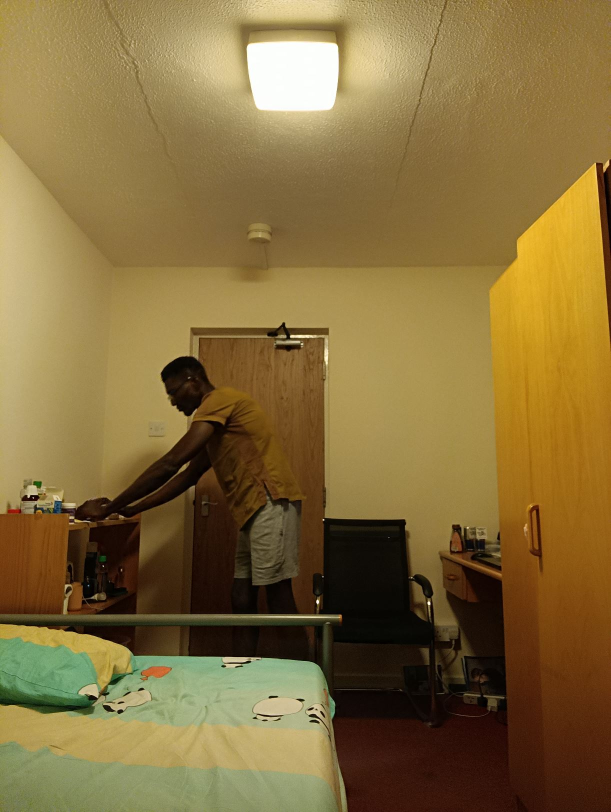
#> input picture ai_posture_monitor_package/tests/stand-2.jpg, 1221 x 1624 px, given in place of the camera (shown at 1/2 size)
$ python get_moving_object_in_video.py 5 1.0
#> lines starting #> are read from the running program, lines starting #| are printed output that depends on the picture
#############
# Resources
#############
# inspired by: https://infoaryan.com/blog/opencv-python-object-tracking-frame-differencing-algorithm-project/
# test video from: https://www.pexels.com/video/a-man-walking-in-orange-jumpsuit-9222270/

import sys, cv2

# Function to capture and resize frames
def get_frame(cap, scaling_factor=None, res=None):
    def get_frame_scale_down(cap, scaling_factor):
#> called with scaling_factor = 1
        ret, frame = cap.read()
#> frame is the input picture: shape (1624, 1221, 3); mean B, G, R 60.3, 109.2, 132.5
        if not ret:
            return None
        frame = cv2.resize(frame, None, fx=scaling_factor, fy=scaling_factor, interpolation=cv2.INTER_AREA)
        return cv2.cvtColor(frame, cv2.COLOR_BGR2GRAY)
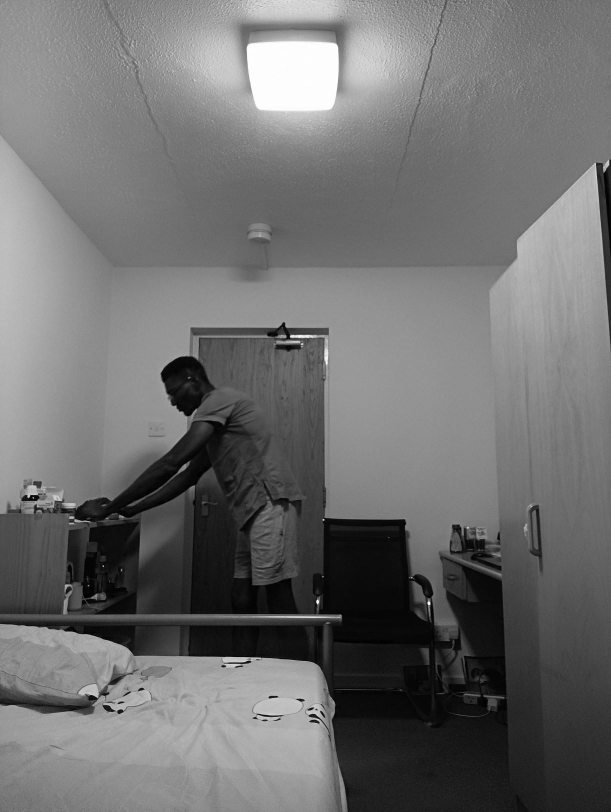
#> returned value: shape (1624, 1221) (shown at 1/2 size); min 0, max 255, mean 110.6

    # Function to capture and resize frames to 480x600
    # [7 lines left out: function get_frame_resized, not called in this run]

    if scaling_factor is not None:
        return get_frame_scale_down(cap, scaling_factor)
    else:
        return get_frame_resized(cap, res)

# Function to calculate frame difference
def frame_diff(prev_frame, cur_frame, next_frame):
    diff_frames1 = cv2.absdiff(next_frame, cur_frame)
#> diff_frames1: shape (1624, 1221); every value is 0
    diff_frames2 = cv2.absdiff(cur_frame, prev_frame)
    return cv2.bitwise_and(diff_frames1, diff_frames2)


# Function to get bounding boxes of moving objects
# [83 lines left out: functions get_bounding_boxes, get_bounding_boxes_pad_ratio, get_bounding_boxes_connected_components, get_bounding_boxes_connected_components_padded, not called in this run]


def get_bounding_boxes_connected_components_pad_ratio(thresh_frame, original_frame, padding_ratio=0.1):
    # Find connected components and their stats
#> called with padding_ratio = 0.8
    num_labels, labels, stats, _ = cv2.connectedComponentsWithStats(thresh_frame)
#> labels: shape (1624, 1221) int32; every value is 0
#> num_labels = 1; stats = [[0, 0, 1221, 1624, 1982904]]

    # Get the dimensions of the original frame (for clamping)
    height, width = original_frame.shape[:2]
#> height = 1624; width = 1221

    # Loop through each component and draw bounding boxes, ignoring the background
    for i in range(1, num_labels):  # Start from 1 to skip the background
        x, y, w, h, area = stats[i]
        if area > 500:  # Filter out small components

            # Calculate dynamic padding based on a percentage of width and height
            padding_w = int(w * padding_ratio)
            padding_h = int(h * padding_ratio)

            # Add dynamic padding to the bounding box
            x_padded = max(0, x - padding_w)
            y_padded = max(0, y - padding_h)
            w_padded = min(width - x_padded, w + 2 * padding_w)
            h_padded = min(height - y_padded, h + 2 * padding_h)

            # Draw the padded bounding box
            cv2.rectangle(original_frame,
                          (x_padded, y_padded),
                          (x_padded + w_padded, y_padded + h_padded),
                          (0, 255, 0), 2)

    return original_frame

def main(video_file=None, scaling_factor=1):
    if video_file is None:
        print("Video file was not specified")
        return
    # Capture frames from the video file
    cap = cv2.VideoCapture(video_file)
    #scaling_factor = 0.2 #1.5
    res = None
    #res = (640,480)

    # Capture the first three frames
    prev_frame = get_frame(cap, scaling_factor, res)
    cur_frame = get_frame(cap, scaling_factor, res)
    next_frame = get_frame(cap, scaling_factor, res)

    # Iterate until the video ends or the user presses the ESC key
    while True:
        if prev_frame is None or cur_frame is None or next_frame is None:
            break  # Break if frames are not read properly (end of video)

        frame_difference = frame_diff(prev_frame, cur_frame, next_frame)
        _, frame_th = cv2.threshold(frame_difference, 0, 255, cv2.THRESH_TRIANGLE)


        ret, read_frame = cap.read()
        if not ret or read_frame is None:
            print("Video has ended.")
            break  # Exit the loop or handle the error as needed

        # Get the bounding boxes of changed regions in the original frame (non-grayscale)
        if scaling_factor is not None:
            original_frame = cv2.resize(read_frame, None, fx=scaling_factor, fy=scaling_factor,
                                        interpolation=cv2.INTER_AREA)
        else:
            original_frame = cv2.resize(read_frame, res, interpolation=cv2.INTER_AREA)


        #output_frame = get_bounding_boxes(frame_th, original_frame)
        #output_frame = get_bounding_boxes_connected_components(frame_th, original_frame)
        #output_frame = get_bounding_boxes_connected_components_padded(frame_th, original_frame, padding=50)
        output_frame = get_bounding_boxes_connected_components_pad_ratio(frame_th, original_frame, padding_ratio=0.8)
        #output_frame = get_bounding_boxes_pad_ratio(frame_th, original_frame, padding_ratio=0.8)

        # Display the results
        #cv2.imshow("Object Movement", frame_difference)
        cv2.imshow("Object Movement", output_frame)
        #cv2.imshow("Thresholded Image", frame_th)


        # Update frames
        prev_frame = cur_frame
        cur_frame = next_frame
        next_frame = get_frame(cap, scaling_factor)

        # Check for the ESC key press
        key = cv2.waitKey(30)  # Adjust the wait time for smoother video playback
#> (key Esc is pressed here)
        if key == 27:  # ESC key
            break

    # Release the video file and close windows
    cap.release()
    cv2.destroyAllWindows()

if len (sys.argv) > 1:
    print(sys.argv[1])
    video_file = sys.argv[1]
    scaling_factor = float(sys.argv[2])

main(video_file = video_file, scaling_factor=scaling_factor)
